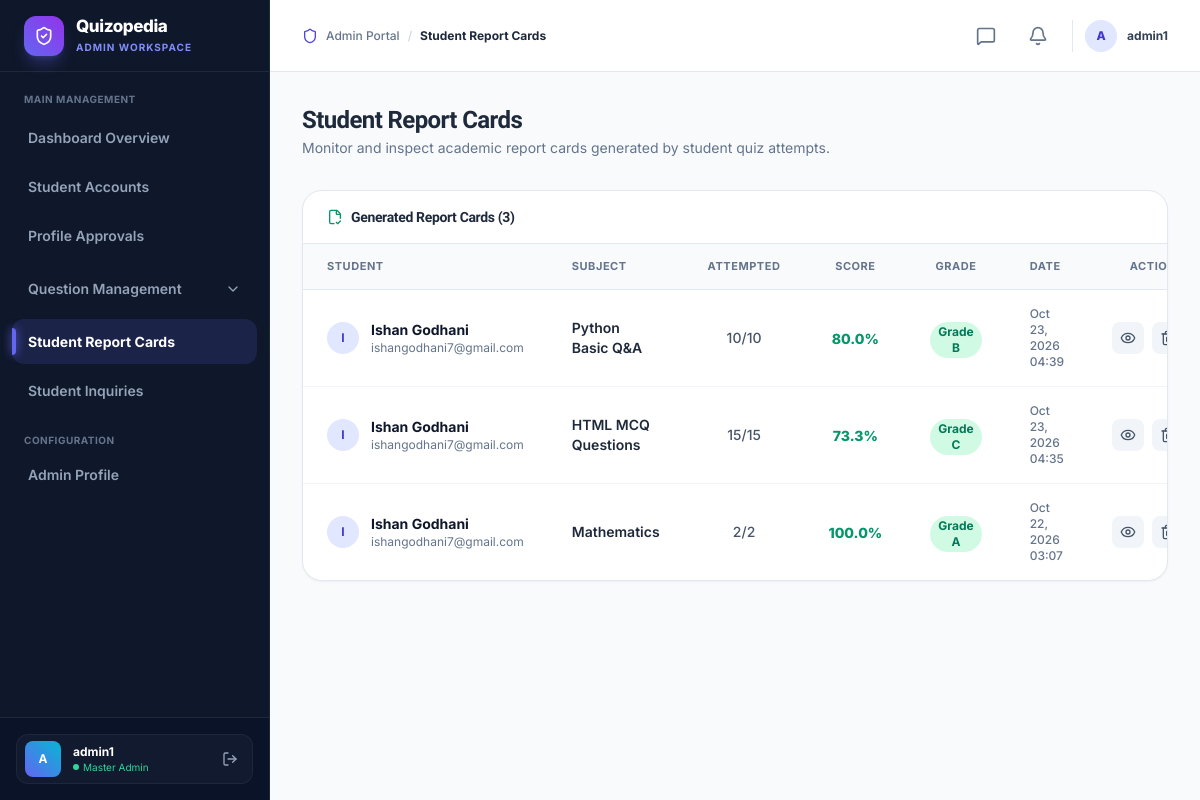
/admin-dashboard/report-cards/ (signed in), run on the app's committed database.
### user/models.py (models this page shows, shortened)
class ReportCard(models.Model):
    student = models.ForeignKey(Student, on_delete=models.CASCADE, related_name='report_cards')
    subject = models.ForeignKey(Subject, on_delete=models.CASCADE, related_name='report_cards')
    total_questions = models.IntegerField()
    attempted_questions = models.IntegerField()
    correct_answers = models.IntegerField()
    wrong_answers = models.IntegerField()
    total_marks = models.IntegerField()
    obtained_marks = models.IntegerField()
    percentage = models.FloatField()
    result_grade = models.CharField(max_length=10)
    created_at = models.DateTimeField(auto_now_add=True)

class Student(models.Model):
    user = models.OneToOneField(User, on_delete=models.CASCADE, related_name='student')
    phone = models.CharField(max_length=15)
    @property
    def name(self):
        return self.user.first_name if self.user else ""
    @property
    def email(self):
        return self.user.email if self.user else ""

class Subject(models.Model):
    id = models.BigAutoField(primary_key=True)
    name = models.CharField(max_length=150, unique=True, verbose_name="Subject Name")
    description = models.TextField(blank=True, verbose_name="Description")
    created_at = models.DateTimeField(auto_now_add=True, verbose_name="Created At")
    updated_at = models.DateTimeField(auto_now=True, verbose_name="Updated At")
    class Meta:
        ordering = ['name']
        verbose_name = 'Subject'
        verbose_name_plural = 'Subjects'
        constraints = [
            models.UniqueConstraint(
                Lower('name'),
                name='unique_subject_name_case_insensitive'
            )
        ]

### adminpanel/views.py (the view)
# urls.py: path('admin-dashboard/report-cards/', views.admin_report_cards, name='admin_report_cards'),
@admin_required
def admin_report_cards(request):
    report_cards = ReportCard.objects.select_related('student__user', 'subject').all().order_by('-created_at')
    return render(request, 'adminpanel/report_cards.html', {
        'report_cards': report_cards
    })

### adminpanel/templates/adminpanel/report_cards.html (shortened to what this page needs)
{% extends 'adminpanel/base.html' %}
{% block active_report_cards %}active{% endblock %}
{% block breadcrumb %}Student Report Cards{% endblock %}
{% block content %}
<div class="mb-8 flex flex-col sm:flex-row sm:items-center sm:justify-between gap-4">
  <div>
    <h1 class="text-2xl font-extrabold text-slate-800 tracking-tight">Student Report Cards</h1>
    <p class="text-slate-500 text-sm mt-0.5">Monitor and inspect academic report cards generated by student quiz attempts.</p>
  </div>
</div>
<div class="glass-card overflow-hidden">
  <div class="px-6 py-4 border-b border-slate-200 flex items-center justify-between">
    <div class="flex items-center gap-2">
      <i data-lucide="file-check-2" class="w-4 h-4 text-emerald-600"></i>
      <h2 class="text-sm font-bold text-slate-800">Generated Report Cards ({{ report_cards|length }})</h2>
    </div>
  </div>
  <div class="overflow-x-auto">
    <table class="w-full text-left border-collapse">
      <thead>
        <tr class="border-b border-slate-200 bg-slate-50 text-[11px] font-bold text-slate-500 uppercase tracking-wider">
          <th class="px-6 py-3.5">Student</th>
          <th class="px-6 py-3.5">Subject</th>
          <th class="px-6 py-3.5 text-center">Attempted</th>
          <th class="px-6 py-3.5 text-center">Score</th>
          <th class="px-6 py-3.5 text-center">Grade</th>
          <th class="px-6 py-3.5">Date</th>
          <th class="px-6 py-3.5 text-right">Actions</th>
        </tr>
      </thead>
      <tbody class="divide-y divide-slate-100 text-slate-800">
        {% if report_cards %}
          {% for card in report_cards %}
          <tr class="hover:bg-slate-50 transition duration-150">
            <td class="px-6 py-4">
              <div class="flex items-center gap-3">
                <div class="w-8 h-8 rounded-full bg-indigo-100 text-indigo-700 flex items-center justify-center font-bold text-xs">
                  {{ card.student.user.username|slice:":1"|upper }}
                </div>
                <div>
                  <p class="text-sm font-bold text-slate-900">{{ card.student.user.first_name|default:card.student.user.username }}</p>
                  <p class="text-xs text-slate-500">{{ card.student.user.email }}</p>
                </div>
              </div>
            </td>
            <td class="px-6 py-4 text-sm font-semibold text-slate-800">
              {{ card.subject.name }}
            </td>
            <td class="px-6 py-4 text-center text-sm font-medium text-slate-600">
              {{ card.attempted_questions }}/{{ card.total_questions }}
            </td>
            <td class="px-6 py-4 text-center">
              <span class="text-sm font-extrabold {% if card.percentage >= 60 %}text-emerald-600{% else %}text-red-600{% endif %}">{{ card.percentage }}%</span>
            </td>
            <td class="px-6 py-4 text-center">
              {% if card.result_grade == 'F' %}
              <span class="inline-flex items-center justify-center px-2 py-0.5 rounded-full bg-red-100 text-red-700 text-xs font-bold">
                Grade F
              </span>
              {% else %}
              <span class="inline-flex items-center justify-center px-2 py-0.5 rounded-full bg-emerald-100 text-emerald-700 text-xs font-bold">
                Grade {{ card.result_grade }}
              </span>
              {% endif %}
            </td>
            <td class="px-6 py-4 text-xs text-slate-500 font-medium">
              {{ card.created_at|date:"M d, Y H:i" }}
            </td>
            <td class="px-6 py-4 text-right">
              <div class="flex items-center justify-end gap-2">
                <a href="{% url 'admin_report_card_detail' card.id %}"
                  class="p-2 rounded-lg bg-slate-100 hover:bg-indigo-50 hover:text-indigo-600 text-slate-600 transition" title="View Details">
                  <i data-lucide="eye" class="w-4 h-4"></i>
                </a>
                <form method="POST" action="{% url 'admin_report_card_delete' card.id %}"
                  onsubmit="return confirm('Are you sure you want to permanently delete this report card?');" class="inline">
                  <button type="submit"
                    class="p-2 rounded-lg bg-slate-100 hover:bg-red-50 hover:text-red-600 text-slate-600 transition" title="Delete">
                    <i data-lucide="trash-2" class="w-4 h-4"></i>
                  </button>
                </form>
              </div>
            </td>
          </tr>
          {% endfor %}
        {% endif %}
      </tbody>
    </table>
  </div>
</div>
{% endblock %}

### adminpanel/templates/adminpanel/base.html (shortened to what this page needs)
{% load static %}
<!DOCTYPE html>
<html lang="en">
<head>
  <script src="https://cdn.tailwindcss.com"></script>
</head>
<body class="relative min-h-screen w-full flex">
  <aside id="adminSidebar"
    class="fixed lg:sticky top-0 left-0 w-[270px] bg-[#0f172a] text-slate-300 border-r border-[#1e293b] flex-shrink-0 h-screen flex flex-col z-50 transition-transform duration-300">
    <div class="h-[72px] flex items-center gap-3 px-6 border-b border-[#1e293b]">
      <div class="w-10 h-10 rounded-xl bg-gradient-to-tr from-indigo-500 to-purple-600 flex items-center justify-center text-white flex-shrink-0 shadow-lg shadow-indigo-500/30">
        <i data-lucide="shield-check" class="w-5 h-5"></i>
      </div>
      <div class="flex flex-col">
        <span class="text-[17px] font-extrabold tracking-tight text-white leading-tight">Quizopedia</span>
        <span class="text-[10px] text-indigo-400 font-bold uppercase tracking-widest mt-0.5">Admin Workspace</span>
      </div>
    </div>
    <nav class="flex-1 px-3 py-5 space-y-1 overflow-y-auto flex flex-col">
      <span class="text-[10px] font-bold text-slate-500 uppercase tracking-wider px-3 mb-1">Main Management</span>
      <a href="{% url 'admin_dashboard' %}"
        class="sidebar-link {% block active_db %}{% endblock %}">
        <span>Dashboard Overview</span>
      </a>
      <a href="{% url 'admin_students' %}"
        class="sidebar-link {% block active_students %}{% endblock %}">
        <span>Student Accounts</span>
      </a>
      <a href="{% url 'admin_profile_approvals' %}"
        class="sidebar-link flex items-center justify-between {% block active_approvals %}{% endblock %}">
        <span>Profile Approvals</span>
      </a>
      <div class="space-y-1 pt-1 pb-1" id="questionMgmtGroup">
        <button type="button"
          id="questionMgmtDropdownBtn"
          onclick="toggleQuestionDropdown(event)"
          class="sidebar-link w-full flex items-center justify-between text-left border-0 bg-transparent cursor-pointer {% block active_questions %}{% endblock %}">
          <span>Question Management</span>
          <i data-lucide="chevron-down" id="questionMgmtChevron"
            class="sidebar-chevron {% if '/questions/' in request.path %}open{% endif %}"></i>
        </button>
      </div>
      <a href="{% url 'admin_report_cards' %}"
        class="sidebar-link {% block active_report_cards %}{% endblock %}">
        <span>Student Report Cards</span>
      </a>
      <a href="{% url 'admin_contact_messages' %}"
        class="sidebar-link flex items-center justify-between {% block active_contacts %}{% endblock %}">
        <span>Student Inquiries</span>
      </a>
      <span class="text-[10px] font-bold text-slate-500 uppercase tracking-wider px-3 pt-4 mb-1">Configuration</span>
      <a href="{% url 'admin_profile' %}"
        class="sidebar-link {% block active_profile %}{% endblock %}">
        <span>Admin Profile</span>
      </a>
    </nav>
    <div class="p-4 border-t border-[#1e293b] bg-[#0b1329]">
      <div class="flex items-center gap-3 px-2 py-1.5 rounded-xl bg-white/[0.03] border border-white/5">
        <div class="w-9 h-9 rounded-lg bg-gradient-to-tr from-indigo-500 to-cyan-500 flex items-center justify-center text-white text-xs font-bold flex-shrink-0">
          {{ request.user.username|slice:":1"|upper }}
        </div>
        <div class="flex-1 min-w-0">
          <span class="text-xs font-bold text-white block truncate">{{ request.user.username }}</span>
          <span class="text-[10px] text-emerald-400 flex items-center gap-1">
            <span class="w-1.5 h-1.5 rounded-full bg-emerald-400"></span> Master Admin
          </span>
        </div>
        <a href="{% url 'logout' %}" class="text-slate-400 hover:text-red-400 p-1.5 transition" title="Sign Out">
          <i data-lucide="log-out" class="w-4 h-4"></i>
        </a>
      </div>
    </div>
  </aside>
  <div class="flex-1 flex flex-col min-w-0 bg-[#f8fafc]">
    <header class="h-[72px] bg-white/90 backdrop-blur-md border-b border-slate-200 flex items-center justify-between px-6 lg:px-8 sticky top-0 z-30">
      <div class="flex items-center gap-3">
        <div class="flex items-center gap-2 text-xs font-medium text-slate-500">
          <i data-lucide="shield" class="w-4 h-4 text-indigo-600"></i>
          <span>Admin Portal</span>
          <span class="text-slate-300">/</span>
          <span class="text-slate-800 font-bold">{% block breadcrumb %}Dashboard Overview{% endblock %}</span>
        </div>
      </div>
      <div class="flex items-center gap-4">
        <a href="{% url 'admin_contact_messages' %}"
          class="relative p-2 rounded-xl text-slate-500 hover:text-slate-800 hover:bg-slate-100 transition flex items-center justify-center"
          title="{% if new_contacts_count > 0 %}{{ new_contacts_count }} New Student Inquiries{% else %}Student Inquiries{% endif %}">
          <i data-lucide="message-square" class="w-5 h-5 {% if new_contacts_count > 0 %}text-indigo-600{% endif %}"></i>
        </a>
        <a href="{% url 'admin_profile_approvals' %}"
          class="relative p-2 rounded-xl text-slate-500 hover:text-slate-800 hover:bg-slate-100 transition flex items-center justify-center"
          title="{% if pending_approvals_count > 0 %}{{ pending_approvals_count }} Pending Profile Update Requests{% else %}No pending requests{% endif %}">
          <i data-lucide="bell" class="w-5 h-5 {% if pending_approvals_count > 0 %}text-amber-500{% endif %}"></i>
        </a>
        <div class="flex items-center gap-2.5 pl-3 border-l border-slate-200">
          <div class="w-8 h-8 rounded-full bg-indigo-100 text-indigo-700 flex items-center justify-center text-xs font-extrabold">
            {{ request.user.username|slice:":1"|upper }}
          </div>
          <span class="hidden md:inline text-xs font-bold text-slate-700">{{ request.user.username }}</span>
        </div>
      </div>
    </header>
    <main class="flex-1 p-6 md:p-8 max-w-7xl w-full mx-auto">
      {% block content %}{% endblock %}
    </main>
  </div>
</body>
</html>

### data on the page
ReportCard: student.user.username "I", student.user.first_name "Ishan Godhani", student.user.email "ishangodhani7@gmail.com", subject.name "Python Basic Q&A", attempted_questions "10", total_questions "10", percentage "80.0", result_grade "B", created_at "Oct 23, 2026 04:39"
ReportCard: student.user.username "I", student.user.first_name "Ishan Godhani", student.user.email "ishangodhani7@gmail.com", subject.name "HTML MCQ Questions", attempted_questions "15", total_questions "15", percentage "73.3", result_grade "C", created_at "Oct 23, 2026 04:35"
ReportCard: student.user.username "I", student.user.first_name "Ishan Godhani", student.user.email "ishangodhani7@gmail.com", subject.name "Mathematics", attempted_questions "2", total_questions "2", percentage "100.0", result_grade "A", created_at "Oct 22, 2026 03:07"

### other printed values
{{ request.user.username|slice:":1"|upper }} "A"
{{ request.user.username }} "admin1"
{{ report_cards|length }} "3"
